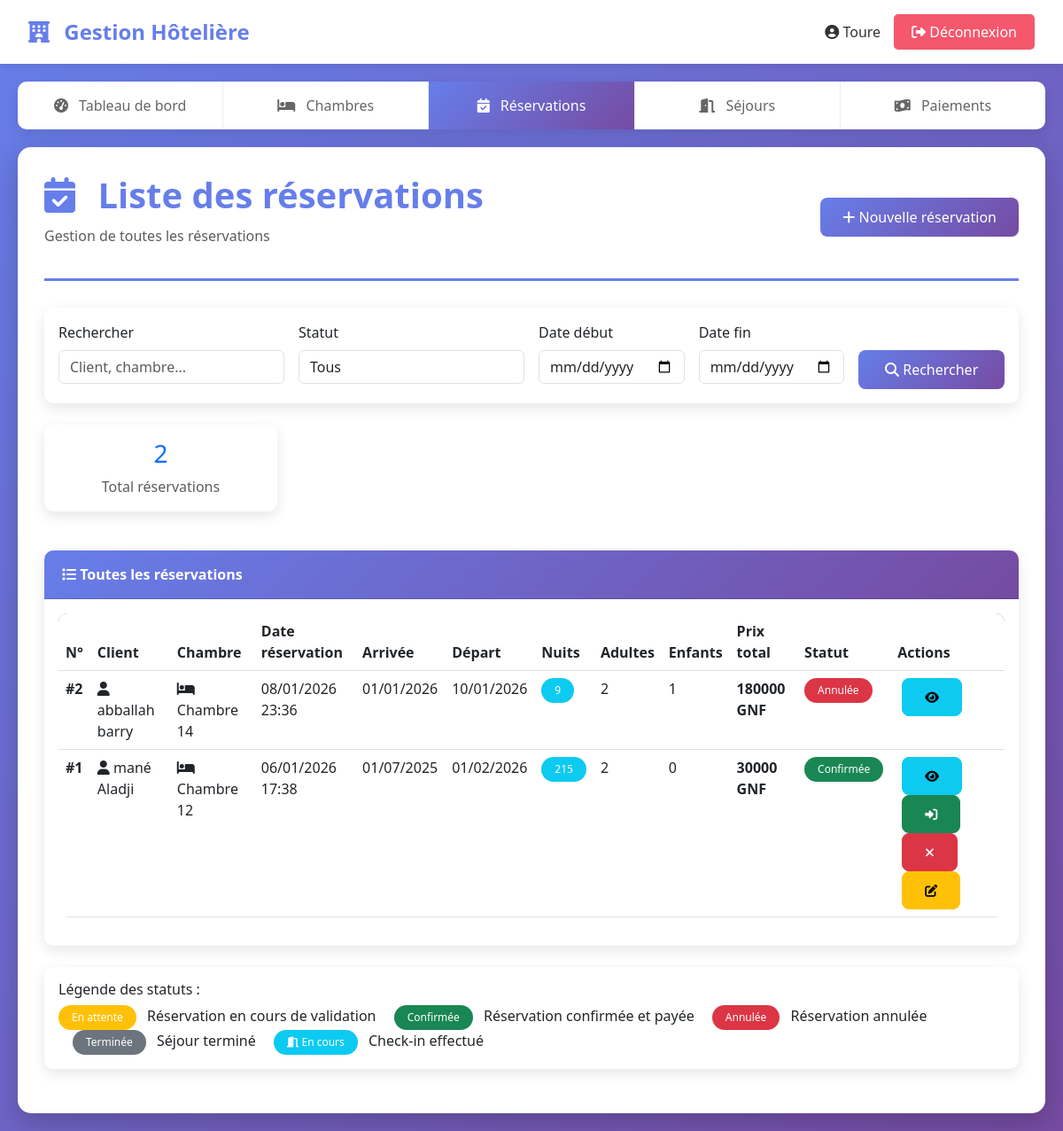
Screenshot of /reservations/ (signed in) with the database file from the repository.
### gestion/models.py (models this page shows, shortened)
class Reservation(models.Model):
    STATUT_CHOICES = [
        ('EN_ATTENTE', 'En attente'),
        ('CONFIRMEE', 'Confirmée'),
        ('ANNULEE', 'Annulée'),
        ('TERMINEE', 'Terminée'),
    ]
    client = models.ForeignKey(Client, on_delete=models.PROTECT)
    chambre = models.ForeignKey(Chambre, on_delete=models.PROTECT)
    utilisateur = models.ForeignKey(User, on_delete=models.PROTECT, related_name='reservations_gerees')
    date_reservation = models.DateTimeField(auto_now_add=True)
    date_debut_sejour = models.DateField()
    date_fin_sejour = models.DateField()
    nombre_adultes = models.IntegerField(validators=[MinValueValidator(1)])
    nombre_enfants = models.IntegerField(default=0, validators=[MinValueValidator(0)])
    nombre_personnes = models.IntegerField(default=1, validators=[MinValueValidator(1)])  # ✅ AJOUTÉ
    nombre_nuits = models.IntegerField(editable=False)
    prix_total = models.DecimalField(max_digits=10, decimal_places=2, validators=[MinValueValidator(0)])
    statut = models.CharField(max_length=20, choices=STATUT_CHOICES, default='EN_ATTENTE')
    commentaire = models.TextField(blank=True, null=True)
    services_supplementaires = models.ManyToManyField(
        ServiceSupplementaire,
        through='ReservationService',
        related_name='reservations'
    )
    class Meta:
        verbose_name = "Réservation"
        verbose_name_plural = "Réservations"
        ordering = ['-date_reservation']

class Client(models.Model):
    PIECE_IDENTITE_CHOICES = [
        ('CNI', 'Carte Nationale d\'Identité'),
        ('PASSEPORT', 'Passeport'),
        ('PERMIS', 'Permis de conduire'),
    ]
    nom = models.CharField(max_length=50)
    prenom = models.CharField(max_length=50)
    email = models.EmailField(unique=True)
    telephone = models.CharField(max_length=20)
    adresse = models.TextField()
    ville = models.CharField(max_length=100)
    pays = models.CharField(max_length=100, default='Guinée')
    piece_identite = models.CharField(max_length=20, choices=PIECE_IDENTITE_CHOICES)
    numero_piece = models.CharField(max_length=50, unique=True)
    date_naissance = models.DateField()
    date_inscription = models.DateTimeField(auto_now_add=True)
    class Meta:
        verbose_name = "Client"
        verbose_name_plural = "Clients"
        ordering = ['-date_inscription']
    @property
    def nom_complet(self):
        return f"{self.prenom} {self.nom}"

class Chambre(models.Model):
    TYPE_CHAMBRE_CHOICES = [
        ('SIMPLE', 'Simple'),
        ('DOUBLE', 'Double'),
        ('SUITE', 'Suite'),
        ('DELUXE', 'Deluxe'),
    ]
    STATUT_CHOICES = [
        ('DISPONIBLE', 'Disponible'),
        ('OCCUPEE', 'Occupée'),
        ('MAINTENANCE', 'En maintenance'),
        ('HORS_SERVICE', 'Hors service'),
    ]
    numero_chambre = models.CharField(max_length=10, unique=True)
    type_chambre = models.CharField(max_length=20, choices=TYPE_CHAMBRE_CHOICES)
    prix_nuit = models.DecimalField(max_digits=10, decimal_places=2, validators=[MinValueValidator(0)])
    nombre_lits = models.IntegerField(validators=[MinValueValidator(1)])
    superficie = models.DecimalField(max_digits=5, decimal_places=2, help_text="Superficie en m²")
    etage = models.IntegerField()
    description = models.TextField(blank=True, null=True)
    statut = models.CharField(max_length=20, choices=STATUT_CHOICES, default='DISPONIBLE')
    class Meta:
        verbose_name = "Chambre"
        verbose_name_plural = "Chambres"
        ordering = ['numero_chambre']

### gestion/views.py (the view)
# urls.py: path('reservations/', views.reservation_list, name='reservation_list'),
@login_required
def reservation_list(request):
    search = request.GET.get('search', '')
    statut_filtre = request.GET.get('statut', '')
    date_debut = request.GET.get('date_debut', '')
    date_fin = request.GET.get('date_fin', '')
    reservations = Reservation.objects.select_related('client', 'chambre').all()
    if search:
        reservations = reservations.filter(
            Q(client__nom__icontains=search) |
            Q(client__prenom__icontains=search) |
            Q(chambre__numero_chambre__icontains=search)
        )
    if statut_filtre:
        reservations = reservations.filter(statut=statut_filtre)
    if date_debut:
        reservations = reservations.filter(date_debut_sejour__gte=date_debut)
    if date_fin:
        reservations = reservations.filter(date_fin_sejour__lte=date_fin)
    reservations = reservations.order_by('-date_reservation')
    context = {
        'reservations': reservations,
        'search': search,
        'statut_filtre': statut_filtre,
        'date_debut': date_debut,
        'date_fin': date_fin,
    }
    return render(request, 'gestion/reservation_list.html', context)

### gestion/templates/gestion/reservation_list.html (shortened to what this page needs)
{% extends 'base.html' %}
{% block content %}
<div class="page-header d-flex justify-content-between align-items-center">
    <div>
        <h1><i class="fas fa-calendar-check"></i> Liste des réservations</h1>
        <p class="text-muted">Gestion de toutes les réservations</p>
    </div>
    <a href="{% url 'reservation_create' %}" class="btn btn-primary">
        <i class="fas fa-plus"></i> Nouvelle réservation
    </a>
</div>
<div class="card mb-4">
    <div class="card-body">
        <form method="get" class="row g-3">
            <div class="col-md-3">
                <label class="form-label">Rechercher</label>
                <input type="text" name="search" class="form-control" placeholder="Client, chambre..." value="{{ request.GET.search }}">
            </div>
            <div class="col-md-3">
                <label class="form-label">Statut</label>
                <select name="statut" class="form-control">
                    <option value="">Tous</option>
                </select>
            </div>
            <div class="col-md-2">
                <label class="form-label">Date début</label>
                <input type="date" name="date_debut" class="form-control" value="{{ request.GET.date_debut }}">
            </div>
            <div class="col-md-2">
                <label class="form-label">Date fin</label>
                <input type="date" name="date_fin" class="form-control" value="{{ request.GET.date_fin }}">
            </div>
            <div class="col-md-2">
                <label class="form-label">&nbsp;</label>
                <button type="submit" class="btn btn-primary w-100">
                    <i class="fas fa-search"></i> Rechercher
                </button>
            </div>
        </form>
    </div>
</div>
<div class="row g-3 mb-4">
    <div class="col-md-3">
        <div class="card text-center">
            <div class="card-body">
                <h3 class="text-primary">{{ reservations.count }}</h3>
                <p class="text-muted mb-0">Total réservations</p>
            </div>
        </div>
    </div>
</div>
<div class="card">
    <div class="card-header">
        <i class="fas fa-list"></i> Toutes les réservations
    </div>
    <div class="card-body">
        {% if reservations %}
        <div class="table-responsive">
            <table class="table table-hover">
                <thead>
                    <tr>
                        <th>N°</th>
                        <th>Client</th>
                        <th>Chambre</th>
                        <th>Date réservation</th>
                        <th>Arrivée</th>
                        <th>Départ</th>
                        <th>Nuits</th>
                        <th>Adultes</th>
                        <th>Enfants</th>
                        <th>Prix total</th>
                        <th>Statut</th>
                        <th>Actions</th>
                    </tr>
                </thead>
                <tbody>
                    {% for reservation in reservations %}
                    <tr>
                        <td><strong>#{{ reservation.id }}</strong></td>
                        <td>
                            <i class="fas fa-user"></i> {{ reservation.client.nom_complet }}
                        </td>
                        <td>
                            <i class="fas fa-bed"></i> Chambre {{ reservation.chambre.numero_chambre }}
                        </td>
                        <td>{{ reservation.date_reservation|date:"d/m/Y H:i" }}</td>
                        <td>{{ reservation.date_debut_sejour|date:"d/m/Y" }}</td>
                        <td>{{ reservation.date_fin_sejour|date:"d/m/Y" }}</td>
                        <td><span class="badge bg-info">{{ reservation.nombre_nuits }}</span></td>
                        <td>{{ reservation.nombre_adultes }}</td>
                        <td>{{ reservation.nombre_enfants }}</td>
                        <td><strong>{{ reservation.prix_total|floatformat:0 }} GNF</strong></td>
                        <td>
                            {% if reservation.statut == 'EN_ATTENTE' %}
                                <span class="badge bg-warning">En attente</span>
                            {% elif reservation.statut == 'CONFIRMEE' %}
                                <span class="badge bg-success">Confirmée</span>
                            {% elif reservation.statut == 'ANNULEE' %}
                                <span class="badge bg-danger">Annulée</span>
                            {% else %}
                                <span class="badge bg-secondary">Terminée</span>
                            {% endif %}
                        </td>
                        <td>
                            <a href="{% url 'reservation_detail' reservation.id %}" class="btn btn-sm btn-info btn-action" title="Voir">
                                <i class="fas fa-eye"></i>
                            </a>
                            {% if reservation.statut == 'CONFIRMEE' %}
                                {% if not reservation.sejour %}
                                    <a href="{% url 'sejour_checkin' reservation.id %}" class="btn btn-sm btn-success btn-action" title="Check-in">
                                        <i class="fas fa-sign-in-alt"></i>
                                    </a>
                                {% else %}
                                    <span class="badge bg-info" title="Séjour en cours">
                                        <i class="fas fa-door-open"></i> En cours
                                    </span>
                                {% endif %}
                            {% endif %}
                            {% if reservation.statut == 'EN_ATTENTE' or reservation.statut == 'CONFIRMEE' %}
                                <a href="{% url 'reservation_cancel' reservation.id %}"
                                   class="btn btn-sm btn-danger btn-action"
                                   title="Annuler">
                                    <i class="fas fa-times"></i>
                                </a>
                            {% endif %}
                            {% if reservation.statut != 'ANNULEE' and reservation.statut != 'TERMINEE' %}
                            <a href="{% url 'reservation_update' reservation.id %}" class="btn btn-sm btn-warning btn-action" title="Modifier">
                                <i class="fas fa-edit"></i>
                            </a>
                            {% endif %}
                        </td>
                    </tr>
                    {% endfor %}
                </tbody>
            </table>
        </div>
        {% endif %}
    </div>
</div>
<div class="card mt-4">
    <div class="card-body">
        <h6>Légende des statuts :</h6>
        <span class="badge bg-warning me-2">En attente</span> Réservation en cours de validation
        <span class="badge bg-success me-2 ms-3">Confirmée</span> Réservation confirmée et payée
        <span class="badge bg-danger me-2 ms-3">Annulée</span> Réservation annulée
        <span class="badge bg-secondary me-2 ms-3">Terminée</span> Séjour terminé
        <span class="badge bg-info me-2 ms-3"><i class="fas fa-door-open"></i> En cours</span> Check-in effectué
    </div>
</div>
{% endblock %}

### gestion/templates/base.html (shortened to what this page needs)
{% load static %}
<!DOCTYPE html>
<html lang="fr">
<head>
    <link href="https://cdn.jsdelivr.net/npm/bootstrap@5.3.0/dist/css/bootstrap.min.css" rel="stylesheet">
    <link rel="stylesheet" href="https://cdnjs.cloudflare.com/ajax/libs/font-awesome/6.5.1/css/all.min.css">
</head>
<body>
    <div class="header">
        <div class="header-logo">
            <i class="fas fa-hotel"></i>
            Gestion Hôtelière
        </div>
        {% if user.is_authenticated %}
        <div class="user-info">
            <span class="user-name">
                <i class="fas fa-user-circle"></i> {{ user.username }}
            </span>
            <a href="{% url 'logout' %}" class="btn-logout">
                <i class="fas fa-sign-out-alt"></i> Déconnexion
            </a>
        </div>
        {% endif %}
    </div>
    {% if user.is_authenticated %}
    <nav class="navbar">
        <a href="{% url 'dashboard' %}" class="{% if request.path == '/dashboard/' %}active{% endif %}">
            <i class="fas fa-tachometer-alt"></i> Tableau de bord
        </a>
        {% if perms.gestion.view_chambre %}
        <a href="{% url 'chambre_list' %}" class="{% if 'chambres' in request.path %}active{% endif %}">
            <i class="fas fa-bed"></i> Chambres
        </a>
        {% endif %}
        {% if perms.gestion.view_reservation %}
        <a href="{% url 'reservation_list' %}" class="{% if 'reservations' in request.path %}active{% endif %}">
            <i class="fas fa-calendar-check"></i> Réservations
        </a>
        {% endif %}
        {% if perms.gestion.view_sejour %}
        <a href="{% url 'sejour_list' %}" class="{% if 'sejours' in request.path %}active{% endif %}">
            <i class="fas fa-door-open"></i> Séjours
        </a>
        {% endif %}
        {% if perms.gestion.add_paiement %}
        <a href="{% url 'paiement_create' %}" class="{% if 'paiement_create' in request.path %}active{% endif %}">
            <i class="fas fa-money-bill-wave"></i> Paiements
        </a>
        {% endif %}
    </nav>
    {% endif %}
    <div class="container-main">
        {% block content %}{% endblock %}
    </div>
</body>
</html>

### rows the page displays
Reservation: id "2", client.nom_complet "abballah barry", chambre.numero_chambre "14", date_reservation "08/01/2026 23:36", date_debut_sejour "01/01/2026", date_fin_sejour "10/01/2026", nombre_nuits "9", nombre_adultes "2", nombre_enfants "1", prix_total "180000", statut "Annulée"
Reservation: id "1", client.nom_complet "mané Aladji", chambre.numero_chambre "12", date_reservation "06/01/2026 17:38", date_debut_sejour "01/07/2025", date_fin_sejour "01/02/2026", nombre_nuits "215", nombre_adultes "2", nombre_enfants "0", prix_total "30000", statut "Confirmée"

### other values shown
{{ user.username }} "Toure"
{{ reservations.count }} "2"
